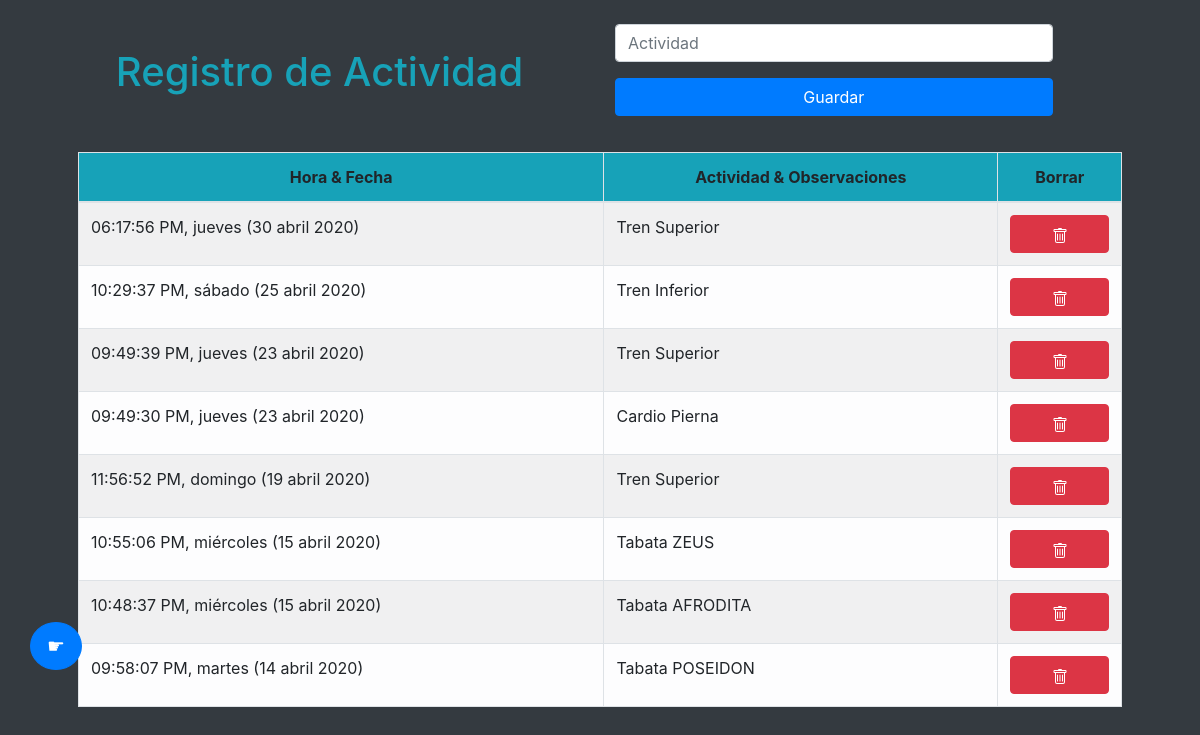
Page /6 on the committed database.
### app.py (models this page shows)
class Actividad(db.Model):
    id = db.Column(db.Integer, primary_key=True)
    fecha = db.Column(db.String(200))
    observaciones = db.Column(db.String(400))

### app.py (the view)
@app.route('/<id>')
def read(id):
    actividades = Actividad.query.order_by(Actividad.id.desc()).all()
    estaciones = Estacion.query.all()
    return render_template('index.html', actividades=actividades, estaciones=estaciones, id=int(id))

### templates/index.html (shortened to what this page needs)
<!DOCTYPE html>
<html>
<head>
    <link rel="stylesheet" href="{{ url_for('static', filename='bootstrap.css') }}">
    <link rel="stylesheet" href="{{ url_for('static', filename='main.css') }}">
</head>
<body class="bg-dark">
    <main class="container p-4">
        <div class="row">
            <div class="col-md-6">
                <h1 class="text-info text-center p-4">Registro de Actividad</h1>
            </div>
            <div class="col-md-5">
                <form action="/create/{{ id }}" method="POST">
                    <div class="form-group">
                        <input type="text" class="form-control" name="observaciones" placeholder="Actividad" autofocus>
                    </div>
                    <button type="submit" class="btn btn-primary btn-block">Guardar</button>
                </form>
            </div>
        </div>
        <div class="row p-4">
            <div class="col-md-12">
                <table class="table table-bordered table-striped table-light table-hover">
                    <thead class="text-center bg-info">
                        <th>Hora & Fecha</th>
                        <th>Actividad & Observaciones</th>
                        <th>Borrar</th>
                    </thead>
                    <tbody>
                        {% for actividad in actividades %}
                        <tr>
                            <td>{{ actividad.fecha }}</td>
                            <td>{{ actividad.observaciones}}</td>
                            <td>
                                <a href="{{ url_for('delete', id=id, identificador=actividad.id) }}"
                                    class="btn btn-danger btn-block">
                                </a>
                            </td>
                        </tr>
                        {% endfor %}
                    </tbody>
                </table>
            </div>
        </div>
        <button id="btn-comprimir" class="btn btn-primary btn-lg rounded-circle">&#9755;</button>
        <footer>
            <div class="fixed-bottom col-md-3 btn-group">
                <div class="col p-2">
                </div>
            </div>
        </footer>
    </main>
</body>
</html>

### static/main.css (style rules this page uses)
#btn-comprimir { position: fixed; left: 30px; bottom: 130px; }
.btn-group { margin-left: 70%; height: 100px; }

### rows in the picture
Actividad: fecha "06:17:56 PM, jueves (30 abril 2020)", observaciones "Tren Superior"
Actividad: fecha "10:29:37 PM, sábado (25 abril 2020)", observaciones "Tren Inferior"
Actividad: fecha "09:49:39 PM, jueves (23 abril 2020)", observaciones "Tren Superior"
Actividad: fecha "09:49:30 PM, jueves (23 abril 2020)", observaciones "Cardio Pierna"
Actividad: fecha "11:56:52 PM, domingo (19 abril 2020)", observaciones "Tren Superior"
Actividad: fecha "10:55:06 PM, miércoles (15 abril 2020)", observaciones "Tabata ZEUS"
Actividad: fecha "10:48:37 PM, miércoles (15 abril 2020)", observaciones "Tabata AFRODITA"
Actividad: fecha "09:58:07 PM, martes (14 abril 2020)", observaciones "Tabata POSEIDON"
